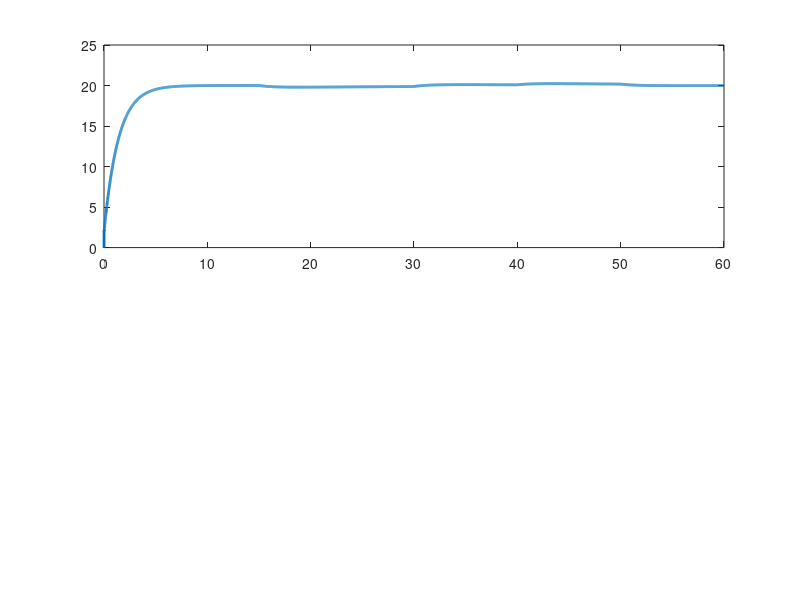

Here is the MATLAB script that generated this plot: (Note: this script raises an error after producing the figure.)
% =========================================================
% CRUISE CONTROL SYSTEM USING PID CONTROLLER
% Maintains constant vehicle speed under varying road slopes
% =========================================================

clc;
clear;
close all;

%% VEHICLE PARAMETERS
m = 1000;          % Mass of vehicle (kg)
b = 50;            % Drag coefficient
desired_speed = 20; % Desired speed (m/s)

%% SIMULATION PARAMETERS
dt = 0.01;         % Time step
T = 60;            % Total simulation time
t = 0:dt:T;

%% PID CONTROLLER GAINS
Kp = 800;
Ki = 40;
Kd = 100;

%% INITIAL CONDITIONS
v = zeros(size(t));      % Vehicle speed
u = zeros(size(t));      % Control force
e_prev = 0;
integral = 0;

%% ROAD DISTURBANCE (UPHILL / DOWNHILL)
disturbance = zeros(size(t));

for i = 1:length(t)
    
    % Uphill from 15s to 30s
    if t(i) >= 15 && t(i) < 30
        disturbance(i) = -200;
        
    % Downhill from 40s to 50s
    elseif t(i) >= 40 && t(i) < 50
        disturbance(i) = 150;
        
    else
        disturbance(i) = 0;
    end
end

%% MAIN SIMULATION LOOP
for i = 2:length(t)

    % Error calculation
    error = desired_speed - v(i-1);

    % Integral term
    integral = integral + error * dt;

    % Derivative term
    derivative = (error - e_prev) / dt;

    % PID Controller Output
    u(i) = Kp*error + Ki*integral + Kd*derivative;

    % Vehicle Dynamics
    dv = (u(i) - b*v(i-1) + disturbance(i)) / m;

    % Update speed
    v(i) = v(i-1) + dv*dt;

    % Store previous error
    e_prev = error;
end

%% PLOTS
figure;

subplot(2,1,1)
plot(t, v, 'LineWidth', 2)
hold on
yline(desired_speed, '--r', 'Desired Speed')
xlabel('Time (s)')
ylabel('Speed (m/s)')
title('Cruise Control System Performance')
grid on

subplot(2,1,2)
plot(t, disturbance, 'LineWidth', 2)
xlabel('Time (s)')
ylabel('Road Disturbance')
title('Road Condition Changes')
grid on

%% DISPLAY MESSAGE
disp('Simulation Completed Successfully')
